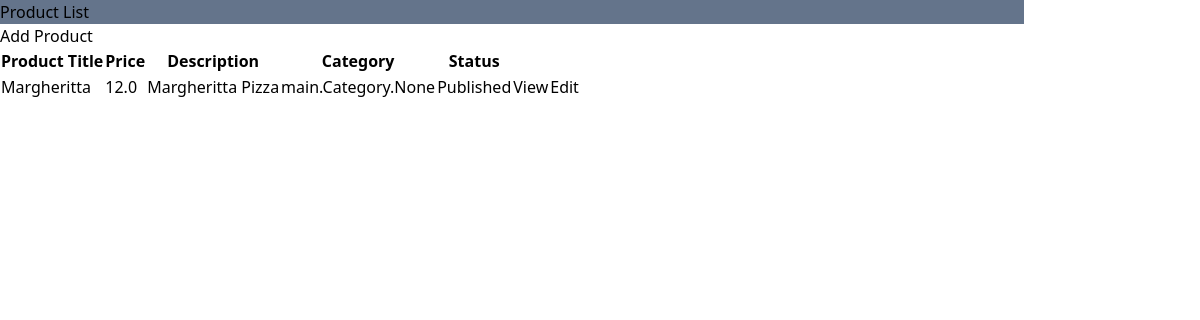
The app's page /menu/products/, older data.
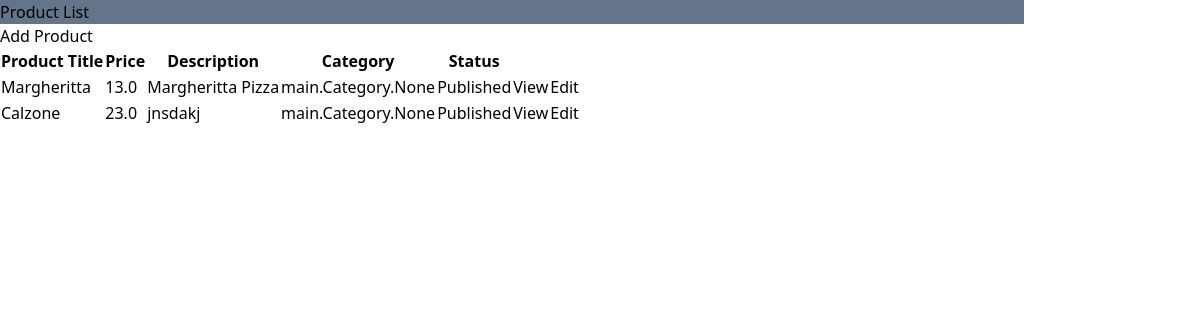
The same page, newer data.
### main/models.py (models this page shows, shortened)
class Product(models.Model):
    STATUS = (
        ('Draft', 'Draft'),
        ('Published', 'Published'),
    )
    name = models.CharField(max_length=256, null=True)
    price =  models.FloatField(null=True)
    category = models.ManyToManyField(Category)
    description = models.CharField(max_length=256, null=True, blank=True)
    status = models.CharField(max_length=256, null=True, choices=STATUS)
    modifiers = models.ManyToManyField(ModifierGroup)
    date_created = models.DateTimeField(auto_now_add=True, null=True)

### main/views.py (the view)
# urls.py: path('products/', ProductList.as_view(), name='products'),
class ProductList(ListView):
    model = Product
    context_object_name = 'products'

### main/templates/main/product_list.html (shortened to what this page needs)
{% load tailwind_tags %}
<!DOCTYPE html>
<html lang="en">
<head>
    {% tailwind_css %}
</head>
<body>
    <div class="container">
        <h1 class="bg-slate-500">Product List</h1>
        <a href="{% url 'product-create' %}" class="btn">Add Product</a>
        <table>
            <tr>
                <th>Product Title</th>
                <th>Price</th>
                <th>Description</th>
                <th>Category</th>
                <th>Status</th>
                <th></th>
                <th></th>
            </tr>
            {% for product in products %}
            <tr>
                <td>{{product.name}}</td>
                <td>{{product.price}}</td>
                <td>{{product.description}}</td>
                <td>{{product.category}}</td>
                <td>{{product.status}}</td>
                <td><a href="{% url 'product' product.id %}">View</a></td>
                <td><a href="{% url 'product-update' product.id %}">Edit</a></td>
            </tr>
            {% endfor %}
        </table>
    </div>
</body>
</html>

Row changes from the older to the newer data that the page shows:
changed Product "Margheritta": price "12.0" → "13.0"
added Product: name "Calzone", price "23.0", description "jnsdakj", category "main.Category.None", status "Published"
